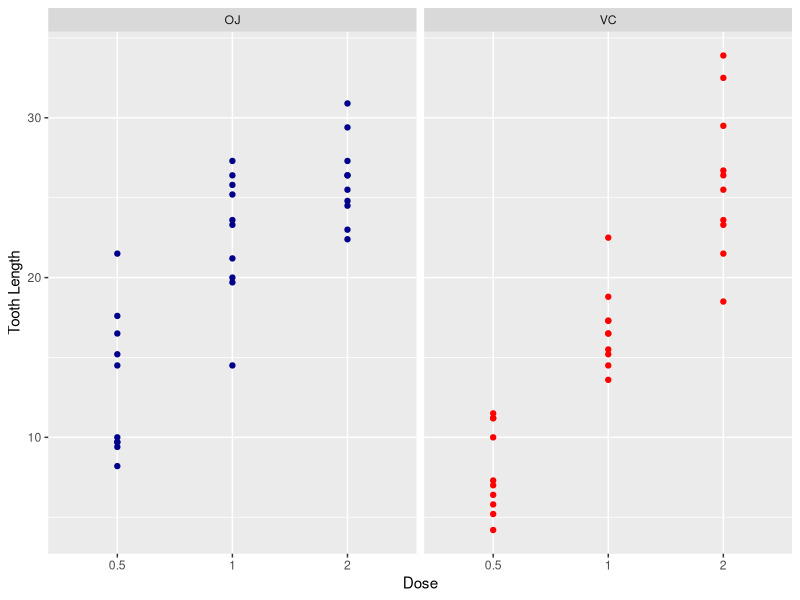
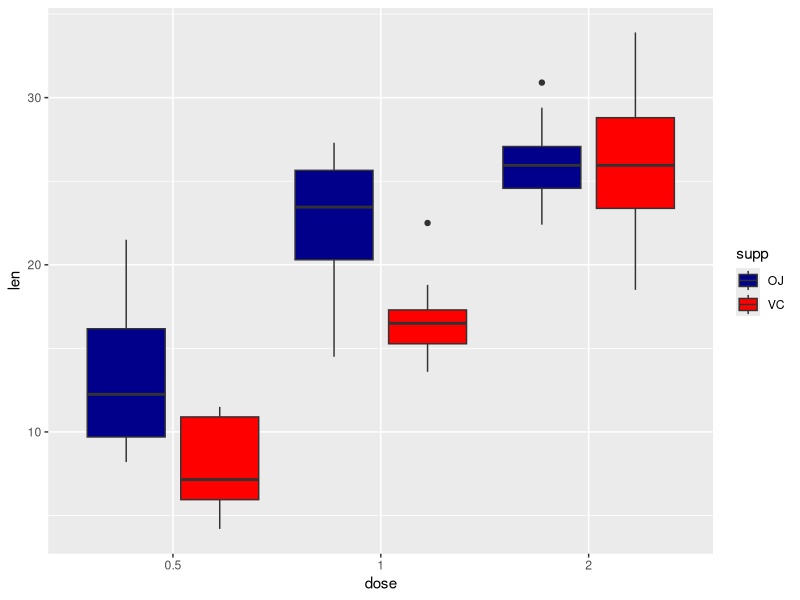
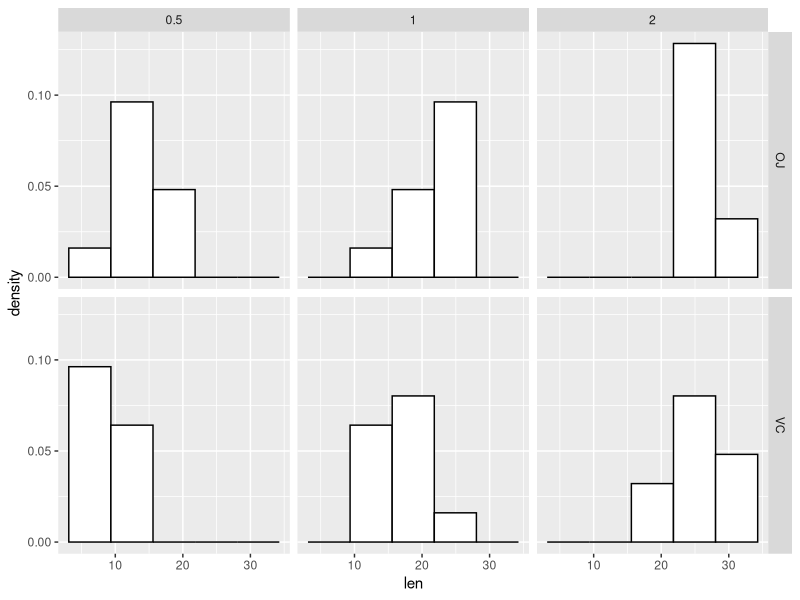
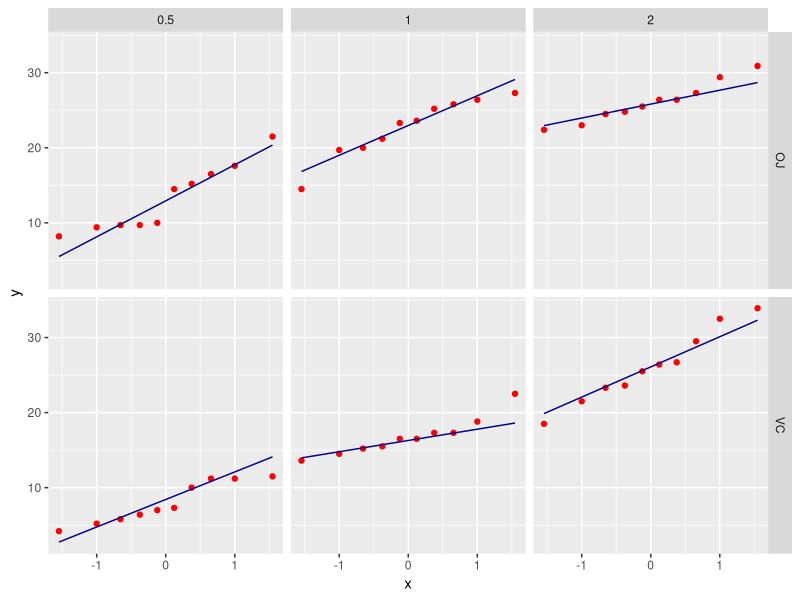
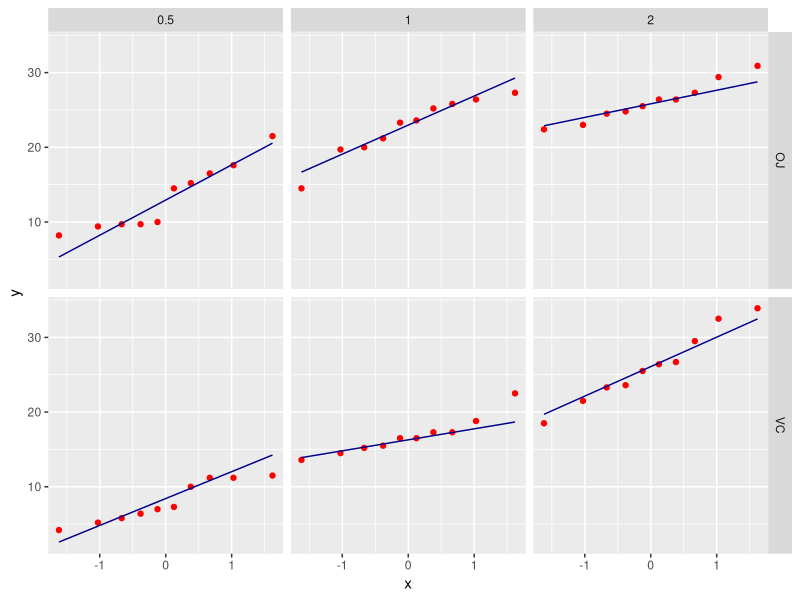

R code for these plots, in order:
rm(list=ls())
#Initialization and load packages
library(ggplot2)
library(dplyr)
library(datasets)

data("ToothGrowth")

ToothGrowth <- as_tibble(ToothGrowth)
str(ToothGrowth)

ToothGrowth$dose <- as.factor(ToothGrowth$dose)
summary(ToothGrowth)

# Data points
ggplot(ToothGrowth, aes(x = dose, y = len)) + 
        geom_point(aes(color = supp)) + facet_grid(.~supp) +
        scale_color_manual(values = c("darkblue", "red"))+
        xlab("Dose") + ylab("Tooth Length")+
        theme(legend.position="None")

# Box plot
ggplot(ToothGrowth, aes(x = dose, y = len)) + 
        geom_boxplot(aes(fill = supp), position = position_dodge(0.9)) +
        scale_fill_manual(values = c("darkblue", "red"))

# Facet Histogram plot
bw <- 2 * IQR(ToothGrowth$len) / length(ToothGrowth$len)^(1/3) # Freedman–Diaconis rule for binwidth
ggplot(ToothGrowth, aes(x=len))+
        geom_histogram(aes(y=..density..),color="black", fill="white", binwidth=bw)+
        facet_grid(supp ~ dose)
# Facet Q-Q plot
ggplot(ToothGrowth, aes(sample=len))+
        stat_qq(distribution=qnorm, color="red") +
        stat_qq_line(distribution=qnorm, color="darkblue") +
        facet_grid(supp ~ dose)

ggplot(ToothGrowth, aes(sample=len))+
        stat_qq(distribution=qt, dparams = list(df = 19), color="red") +
        stat_qq_line(distribution=qt, dparams = list(df = 19), color="darkblue") +
        facet_grid(supp ~ dose)


#----------------

var1 <- c("OJ","VC")
var2 <- c("0.5","1","2")
condition <- matrix(as.character(NA),nrow=length(var1)*length(var2),ncol=2)
k<-0
for(i in 1:length(var1)) {
        for(j in 1:length(var2)) {
                k<-k+1
                condition[k,1]<-var1[i]
                condition[k,2]<-var2[j]
        }
}
pair <- matrix(as.numeric(NA),nrow=choose(k,2),ncol=2)
l<-0
for(i in 1:(k-1)) {
        for(j in (i+1):k) {
                l<-l+1
                pair[l,1]<-i
                pair[l,2]<-j
        }
}

pSignif <-0.05
comparisons <- data.frame(
        condADel = as.character(NULL), 
        condADose = as.character(NULL),
        meanA = as.numeric(NULL),
        condBDel=as.character(NULL), 
        condBDose=as.character(NULL),
        meanB = as.numeric(NULL),
        meanDiffBA = as.numeric(NULL),
        pValue=as.numeric(NULL), 
        significant=as.logical(NULL))
for(i in 1:l) {
        set1 <- ToothGrowth %>% filter(supp==condition[pair[i,1],1],dose==condition[pair[i,1],2]) %>% select(len)
        set2 <- ToothGrowth %>% filter(supp==condition[pair[i,2],1],dose==condition[pair[i,2],2]) %>% select(len)
        tt <- t.test(set1,set2,alternative="two.sided")
        comparisons <- add_row(comparisons,
                               condADel=condition[pair[i,1],1],
                               condADose=condition[pair[i,1],2],
                               meanA=tt$estimate[1],
                               condBDel=condition[pair[i,2],1],
                               condBDose=condition[pair[i,2],2],
                               meanB=tt$estimate[2],
                               meanDiffBA=meanB-meanA,
                               pValue=tt$p.value,
                               significant=pValue<pSignif)
}

ojComparison <- filter(comparisons,condADel=="OJ",condBDel=="OJ")
vcComparison <- filter(comparisons,condADel=="VC",condBDel=="VC")
ojVcEqualComparison <- filter(comparisons,condADel=="OJ",condBDel=="VC", condADose == condBDose)
ojVcComparison <- filter(comparisons,condADel=="OJ",condBDel=="VC")

